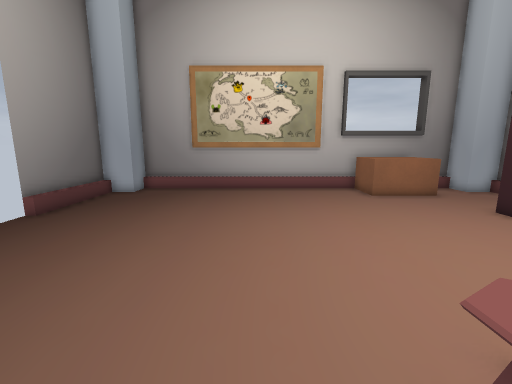
[1] (above)

16 first-person views from a walk through a 3-D level made in the Godot game engine. The camera is 1.3 m above the floor, tilts 10° down and sees 90° across. Doors that lead somewhere are drawn open, without their leaves. The floor is counted in squares, 0.5 m on a side. Each view is taken from the middle of a square. On the plan, view 1 faces up. The plan holds only what a view shows up to about 18 squares ahead; the rest is blank. Flat picture figures and markers are left out. Characters and animated objects are not drawn.

[2]
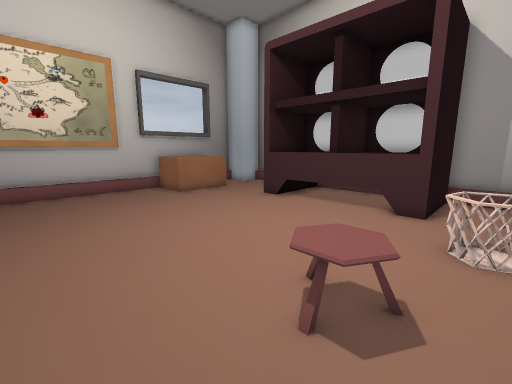

[3]
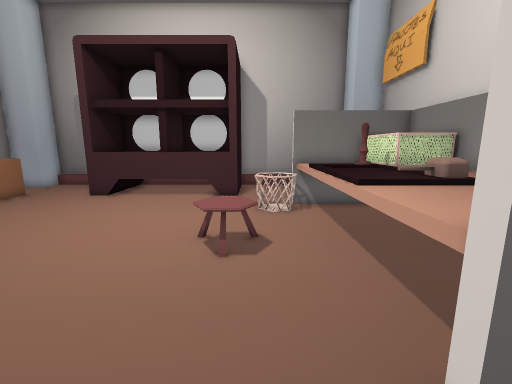

[4]
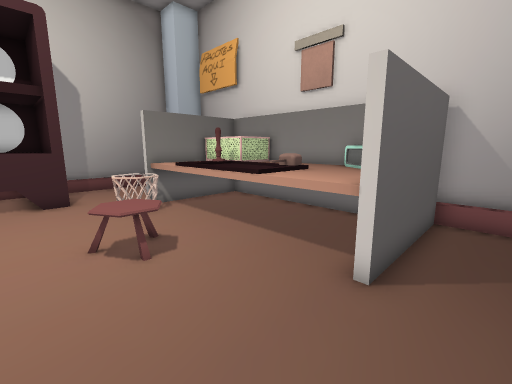

[5]
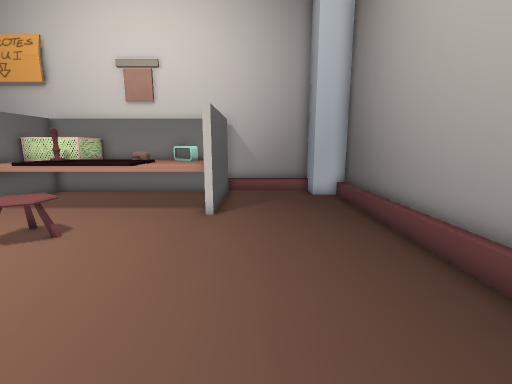

[6]
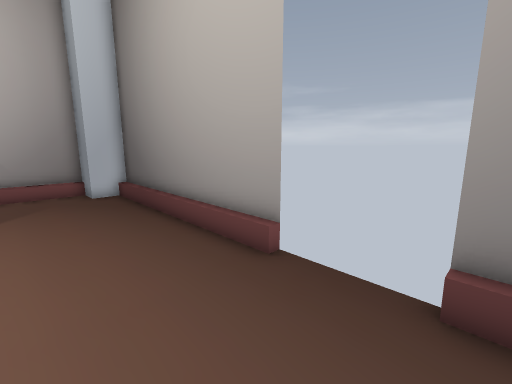

[7]
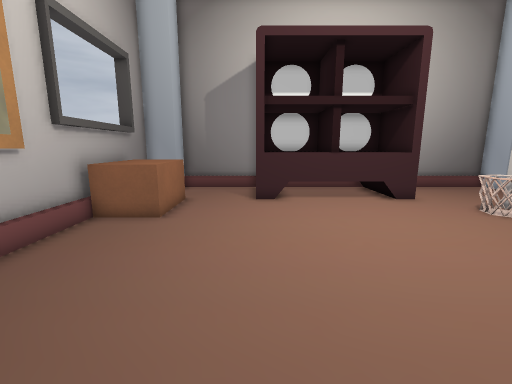

[8]
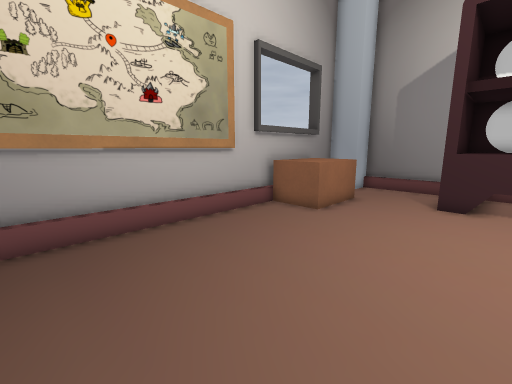

[9]
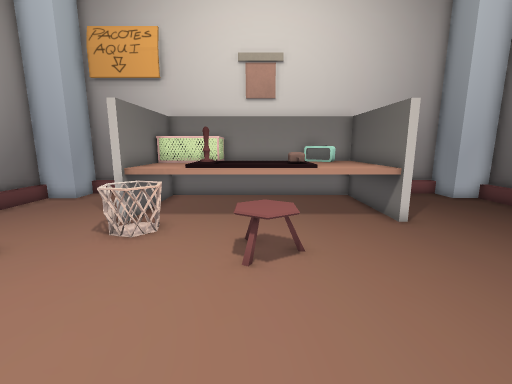

[10]
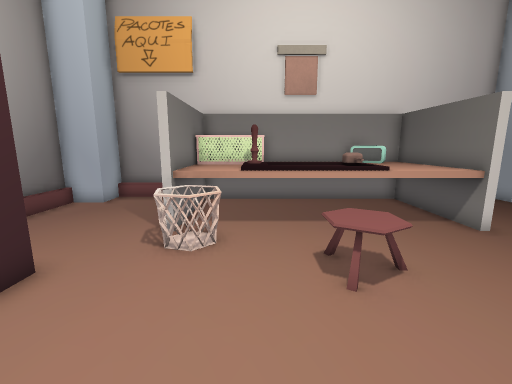

[11]
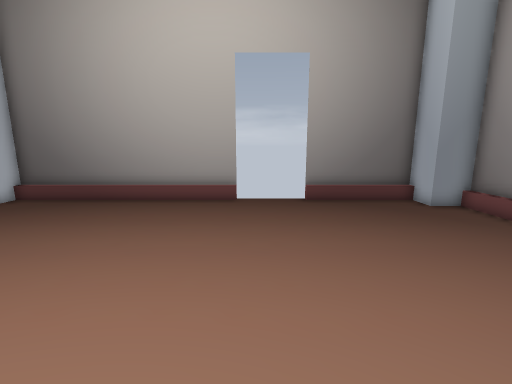

[12]
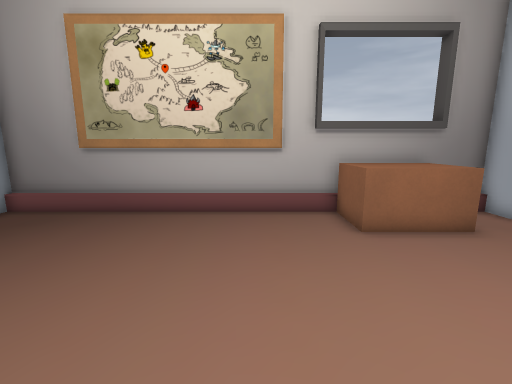

[13]
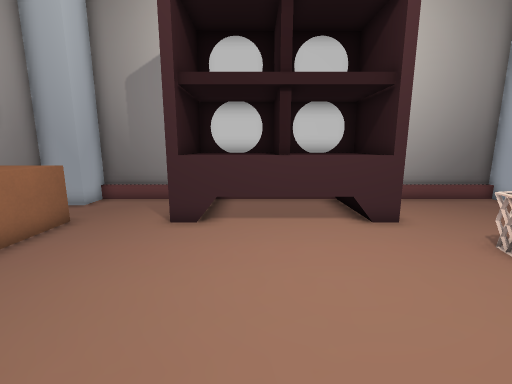

[14]
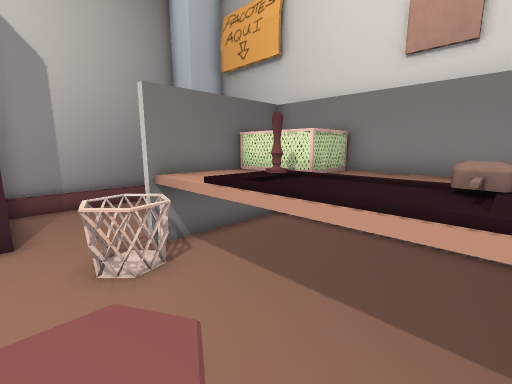

[15]
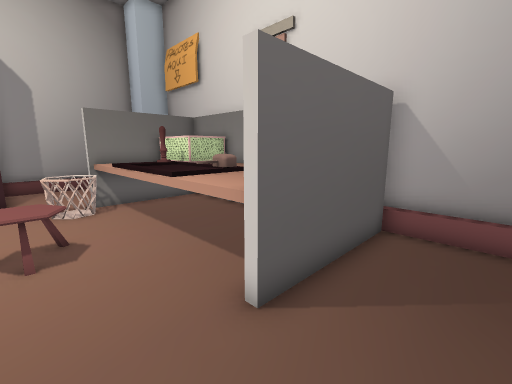

[16]
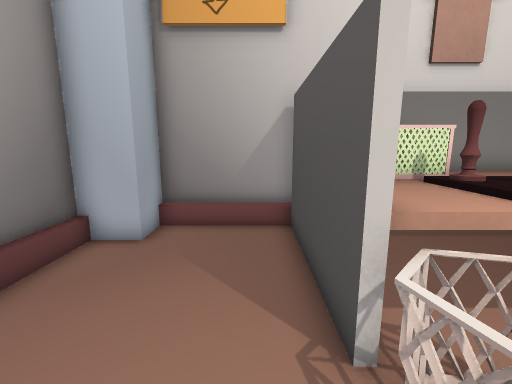

### Floor plan
Key: @ floor where view 1 was taken; # wall or solid block; . floor; D open door; ^ raised ledge; B block; W wardrobe; C chair; I bin; T table; O other object.
Columns run from 9 left of view 1 to 14 right of it. Each row starts with its distance up from view 1.
 17               ######
 16   ##############BBB###
 15 ###............BBBBB.###
 14 #..............BBBBB...#
 13 #......................#
 12 #......................#
 11 #......................#
 10 #..................#####
  9 DD.................WWWW
  8 DD.................WWWW
  7 DD.................WWWW
  6 D..................WWWW
  5 #..................WWWW
  4 #..................WWWW
  3 #...........C......WWWW
  2 #..........CCC.....#####
  1 #..........CC..II......#
  0 #........@.....III.....#
 -1 #......#^^#TTT  I#.....#
 -2 #......#^^ TT OO^#.....#
 -3 #......#^^  TTOO^#.....#
 -4 #......#^^^   OOO#.....#
 -5 ###....#TT^^^^O O#...###
 -6   #....###########...#
 -7   ######         #####

Where each view was taken, in squares from view 1:
view 1: 0 up, 0 right, facing up
view 2: 0 up, 1 left, facing up-right
view 3: 1 up, 4 left, facing right
view 4: 4 up, 4 left, facing down-right
view 5: 9 up, 4 left, facing down
view 6: 10 up, 4 left, facing down-left
view 7: 10 up, 3 left, facing right
view 8: 8 up, 3 left, facing up-right
view 9: 8 up, 3 right, facing down
view 10: 7 up, 5 right, facing down
view 11: 7 up, 4 right, facing left
view 12: 6 up, 3 right, facing up
view 13: 7 up, 1 right, facing right
view 14: 2 up, 1 right, facing down-right
view 15: 2 up, 5 left, facing down-right
view 16: 2 up, 9 right, facing down
